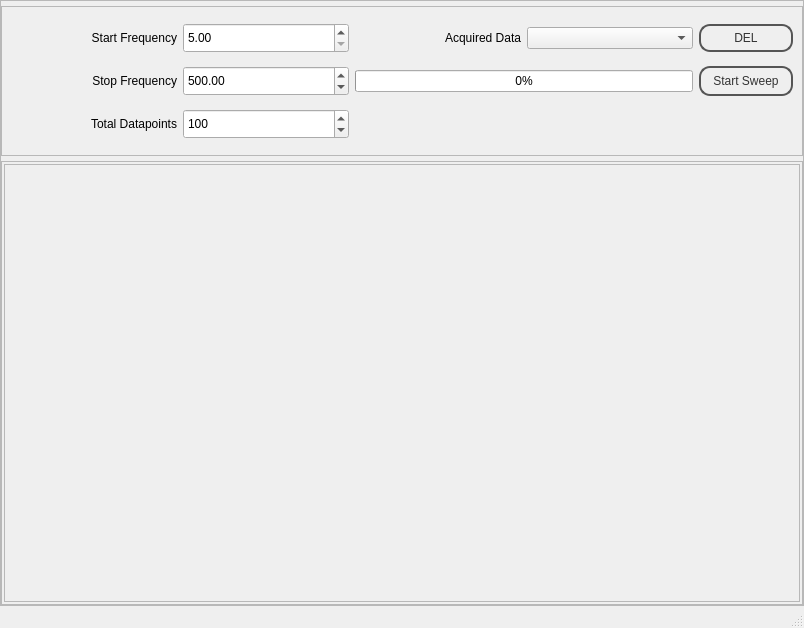
<?xml version="1.0" encoding="UTF-8"?>
<ui version="4.0">
 <class>MainWindow</class>
 <widget class="QMainWindow" name="MainWindow">
  <property name="geometry">
   <rect>
    <x>0</x>
    <y>0</y>
    <width>804</width>
    <height>628</height>
   </rect>
  </property>
  <property name="windowTitle">
   <string>MainWindow</string>
  </property>
  <property name="styleSheet">
   <string notr="true">QPushButton {
color: #333;
border: 2px solid #555;
border-radius: 11px;
padding: 5px;
background: qradialgradient(cx: 0.3, cy: -0.4,
fx: 0.3, fy: -0.4,
radius: 1.35, stop: 0 #fff, stop: 1 #888);
min-width: 80px;
}

QPushButton:pressed {
background: qradialgradient(cx: 0.4, cy: -0.1,
fx: 0.4, fy: -0.1,
radius: 1.35, stop: 0 #fff, stop: 1 #ddd);
}

QFrame.PeripheralCollection{
border-top-left-radius: 5px;
border-top-right-radius: 5px;
border: 1px solid black;
background: qlineargradient(x1: 0, y1: 0, x2: 0, y2: 1,
stop: 0 #6af, stop: 0.1 #689);
}
QFrame.PeripheralCollection QLabel {
color: white;
font-weight: bold;
}

QFrame.PeripheralCollectionInner {
background: qlineargradient(x1: 0, y1: 0, x2: 0, y2: 1,
stop: 0 #abe, stop: 0.7 #aba);
border: none;
border-top: 1px solid black;
}

QFrame.PeripheralCollectionInner QLabel{
color: black;
}

</string>
  </property>
  <widget class="QWidget" name="centralwidget">
   <layout class="QGridLayout" name="gridLayout_3">
    <property name="margin">
     <number>0</number>
    </property>
    <item row="0" column="0">
     <widget class="QFrame" name="widgetFrameOuter">
      <property name="sizePolicy">
       <sizepolicy hsizetype="Preferred" vsizetype="Preferred">
        <horstretch>0</horstretch>
        <verstretch>0</verstretch>
       </sizepolicy>
      </property>
      <property name="styleSheet">
       <string notr="true"/>
      </property>
      <property name="frameShape">
       <enum>QFrame::StyledPanel</enum>
      </property>
      <property name="frameShadow">
       <enum>QFrame::Raised</enum>
      </property>
      <property name="class" stdset="0">
       <string>PeripheralCollection</string>
      </property>
      <layout class="QVBoxLayout" name="verticalLayout_3">
       <property name="spacing">
        <number>5</number>
       </property>
       <property name="leftMargin">
        <number>0</number>
       </property>
       <property name="topMargin">
        <number>5</number>
       </property>
       <property name="rightMargin">
        <number>0</number>
       </property>
       <property name="bottomMargin">
        <number>0</number>
       </property>
       <item>
        <widget class="QFrame" name="frame">
         <property name="sizePolicy">
          <sizepolicy hsizetype="Preferred" vsizetype="Preferred">
           <horstretch>0</horstretch>
           <verstretch>0</verstretch>
          </sizepolicy>
         </property>
         <property name="minimumSize">
          <size>
           <width>0</width>
           <height>150</height>
          </size>
         </property>
         <property name="frameShape">
          <enum>QFrame::StyledPanel</enum>
         </property>
         <property name="frameShadow">
          <enum>QFrame::Raised</enum>
         </property>
         <property name="class" stdset="0">
          <string>PeripheralCollectionInner</string>
         </property>
         <layout class="QGridLayout" name="gridLayout">
          <item row="4" column="0">
           <widget class="QLabel" name="label_6">
            <property name="text">
             <string>Total Datapoints</string>
            </property>
            <property name="alignment">
             <set>Qt::AlignRight|Qt::AlignTrailing|Qt::AlignVCenter</set>
            </property>
           </widget>
          </item>
          <item row="0" column="2">
           <widget class="QLabel" name="label_2">
            <property name="text">
             <string>Acquired Data</string>
            </property>
            <property name="alignment">
             <set>Qt::AlignRight|Qt::AlignTrailing|Qt::AlignVCenter</set>
            </property>
           </widget>
          </item>
          <item row="3" column="0">
           <widget class="QLabel" name="label_5">
            <property name="text">
             <string>Stop Frequency</string>
            </property>
            <property name="alignment">
             <set>Qt::AlignRight|Qt::AlignTrailing|Qt::AlignVCenter</set>
            </property>
           </widget>
          </item>
          <item row="0" column="3">
           <widget class="QComboBox" name="tracesBox"/>
          </item>
          <item row="3" column="4">
           <widget class="QPushButton" name="pushButton">
            <property name="minimumSize">
             <size>
              <width>94</width>
              <height>30</height>
             </size>
            </property>
            <property name="text">
             <string>Start Sweep</string>
            </property>
           </widget>
          </item>
          <item row="0" column="4">
           <widget class="QPushButton" name="pushButton_2">
            <property name="minimumSize">
             <size>
              <width>94</width>
              <height>0</height>
             </size>
            </property>
            <property name="maximumSize">
             <size>
              <width>40</width>
              <height>16777215</height>
             </size>
            </property>
            <property name="text">
             <string>DEL</string>
            </property>
           </widget>
          </item>
          <item row="3" column="1">
           <widget class="QDoubleSpinBox" name="stopFreq">
            <property name="minimumSize">
             <size>
              <width>0</width>
              <height>30</height>
             </size>
            </property>
            <property name="minimum">
             <double>5.000000000000000</double>
            </property>
            <property name="maximum">
             <double>5000.000000000000000</double>
            </property>
            <property name="singleStep">
             <double>1.000000000000000</double>
            </property>
            <property name="value">
             <double>500.000000000000000</double>
            </property>
           </widget>
          </item>
          <item row="0" column="0">
           <widget class="QLabel" name="label_4">
            <property name="text">
             <string>Start Frequency</string>
            </property>
            <property name="alignment">
             <set>Qt::AlignRight|Qt::AlignTrailing|Qt::AlignVCenter</set>
            </property>
           </widget>
          </item>
          <item row="3" column="2" colspan="2">
           <widget class="QProgressBar" name="progress">
            <property name="value">
             <number>0</number>
            </property>
           </widget>
          </item>
          <item row="0" column="1">
           <widget class="QDoubleSpinBox" name="startFreq">
            <property name="minimumSize">
             <size>
              <width>0</width>
              <height>30</height>
             </size>
            </property>
            <property name="minimum">
             <double>5.000000000000000</double>
            </property>
            <property name="maximum">
             <double>5000.000000000000000</double>
            </property>
            <property name="singleStep">
             <double>1.000000000000000</double>
            </property>
           </widget>
          </item>
          <item row="4" column="1">
           <widget class="QSpinBox" name="stepFreq">
            <property name="minimumSize">
             <size>
              <width>0</width>
              <height>30</height>
             </size>
            </property>
            <property name="minimum">
             <number>10</number>
            </property>
            <property name="maximum">
             <number>5000</number>
            </property>
            <property name="value">
             <number>100</number>
            </property>
           </widget>
          </item>
         </layout>
        </widget>
       </item>
       <item>
        <widget class="QFrame" name="frame_2">
         <property name="sizePolicy">
          <sizepolicy hsizetype="Preferred" vsizetype="Preferred">
           <horstretch>0</horstretch>
           <verstretch>0</verstretch>
          </sizepolicy>
         </property>
         <property name="minimumSize">
          <size>
           <width>0</width>
           <height>50</height>
          </size>
         </property>
         <property name="frameShape">
          <enum>QFrame::StyledPanel</enum>
         </property>
         <property name="frameShadow">
          <enum>QFrame::Raised</enum>
         </property>
         <property name="class" stdset="0">
          <string>PeripheralCollectionInner</string>
         </property>
         <layout class="QGridLayout" name="gridLayout_2">
          <property name="horizontalSpacing">
           <number>2</number>
          </property>
          <property name="margin">
           <number>2</number>
          </property>
          <item row="1" column="0">
           <widget class="QScrollArea" name="scrollArea">
            <property name="widgetResizable">
             <bool>true</bool>
            </property>
            <widget class="QWidget" name="scrollAreaWidgetContents">
             <property name="geometry">
              <rect>
               <x>0</x>
               <y>0</y>
               <width>796</width>
               <height>412</height>
              </rect>
             </property>
             <layout class="QGridLayout" name="gridLayout_4">
              <property name="margin">
               <number>2</number>
              </property>
              <property name="spacing">
               <number>2</number>
              </property>
              <item row="0" column="0">
               <layout class="QGridLayout" name="plot_area"/>
              </item>
             </layout>
            </widget>
           </widget>
          </item>
         </layout>
        </widget>
       </item>
      </layout>
     </widget>
    </item>
   </layout>
  </widget>
  <widget class="QMenuBar" name="menubar">
   <property name="geometry">
    <rect>
     <x>0</x>
     <y>0</y>
     <width>804</width>
     <height>25</height>
    </rect>
   </property>
  </widget>
  <widget class="QStatusBar" name="statusbar"/>
 </widget>
 <resources/>
 <connections>
  <connection>
   <sender>pushButton</sender>
   <signal>clicked()</signal>
   <receiver>MainWindow</receiver>
   <slot>run()</slot>
   <hints>
    <hint type="sourcelabel">
     <x>793</x>
     <y>120</y>
    </hint>
    <hint type="destinationlabel">
     <x>741</x>
     <y>202</y>
    </hint>
   </hints>
  </connection>
  <connection>
   <sender>pushButton_2</sender>
   <signal>clicked()</signal>
   <receiver>MainWindow</receiver>
   <slot>delete_curve()</slot>
   <hints>
    <hint type="sourcelabel">
     <x>792</x>
     <y>77</y>
    </hint>
    <hint type="destinationlabel">
     <x>741</x>
     <y>154</y>
    </hint>
   </hints>
  </connection>
 </connections>
 <slots>
  <slot>run()</slot>
  <slot>delete_curve()</slot>
 </slots>
</ui>
